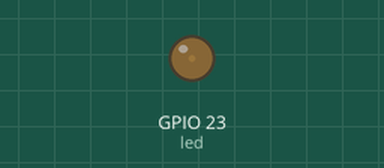
Recording of a program running on a simulated Raspberry Pi (BCM pin numbers). Shown: output pins drawn as LEDs (lit = HIGH). What the program prints to the terminal is not drawn.

Above: at 0.05 s.
At 0.9 s:
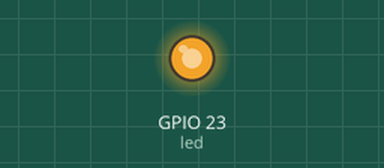
At 1.35 s:
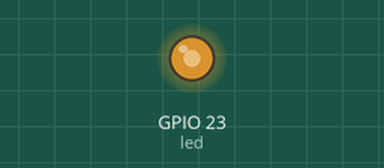
At 1.75 s:
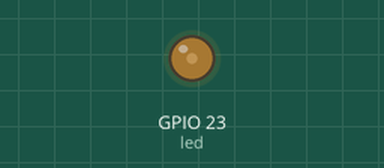
Timing chart, 0 to 4.6 s (numbered marks = the images above):
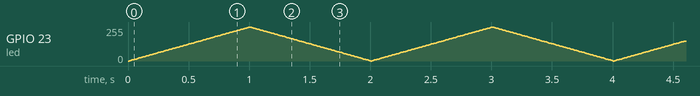

The program:

pwm.py
```python
"""
PWM generation on on Raspberry Pi

This python program will generate PWM signal on GPIO23 on RPi

Python version : Python3
Tested on : Raspberry pi 3B+ and Raspberry pi Zero W
Author : Bahubali Fuladi
Date : 16/01/2022 09:49Pm
"""
import RPi.GPIO as GPIO
from time import sleep

led = 23 #A LED is connected between GPIO23 and GND of RPi

GPIO.setmode(GPIO.BCM) # Broadcom pin-numbering scheme
GPIO.setup(led,GPIO.OUT)#Set led pin as output pin
pwm = GPIO.PWM(led,100) #enable PWM on led pin with frequency of 100Hz
pwm.start(0)  #start pwm with 0% dutycycle

print("Hello Raspberry Pi GPIO !")
try:
	while True:
		for i in range(100):
			pwm.ChangeDutyCycle(i) #function to change dutyCycle on PWM output
			sleep(0.01)
		for i in range(100):
			pwm.ChangeDutyCycle(100-i)
			sleep(0.01)
except KeyboardInterrupt:
	print("\nThank You !")
	pwm.stop()
	GPIO.cleanup() #cleanup all GPIO
```
